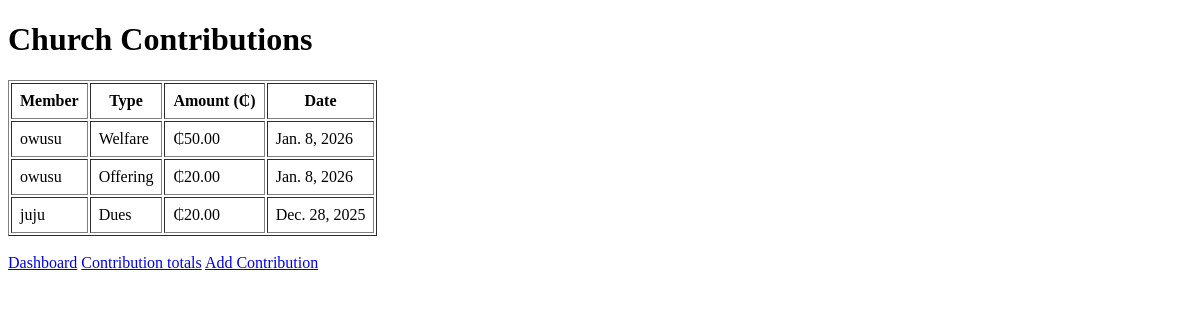
The app's page /api/contributions/, older data.
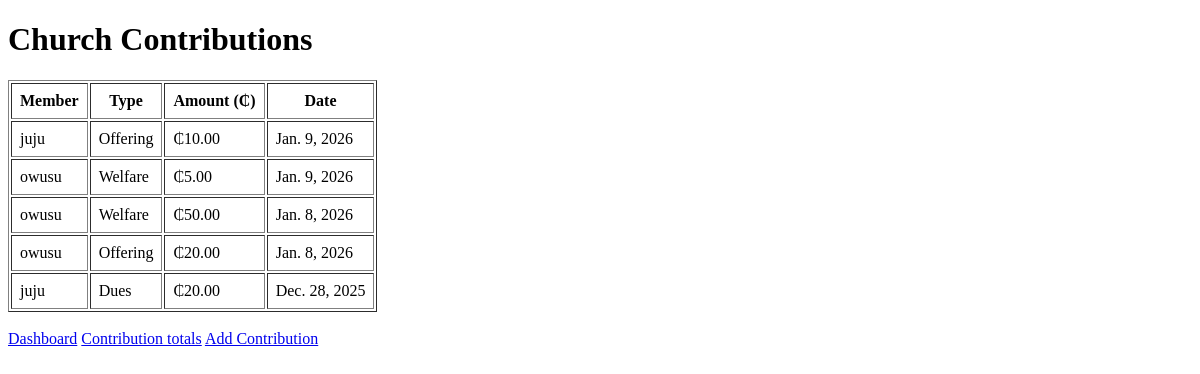
The same page, newer data.
### contributions/models.py (models this page shows, shortened)
class Contribution(models.Model):
    CONTRIBUTION_TYPES = [
        ("dues", "Church Dues"),
        ("welfare", "Welfare"),
        ("offering", "Offering"),
    ]
    member = models.ForeignKey(
        Member,
        on_delete=models.CASCADE,
        related_name="contributions"
    )
    amount = models.DecimalField(max_digits=10, decimal_places=2)
    contribution_type = models.CharField(max_length=20, choices=CONTRIBUTION_TYPES)
    date = models.DateField(auto_now_add=True)
    created_by = models.ForeignKey(
        settings.AUTH_USER_MODEL,
        on_delete=models.SET_NULL,
        null=True,
        blank=True
    )
    remarks = models.TextField(blank=True)

### members/models.py (models this page shows, shortened)
class Member(models.Model):
    full_name = models.CharField(max_length=255)
    email = models.EmailField(unique=True)
    phone = models.CharField(max_length=20)
    date_joined = models.DateField(auto_now_add=True)

### contributions/views.py (the view)
# urls.py: path("contributions/", contributions_list, name="contributions-list"),
def contributions_list(request):
    contributions = Contribution.objects.select_related("member").order_by("-date")
    return render(request, "contributions/contributions_list.html", {
        "contributions": contributions
    })

### contributions/templates/contributions/contributions_list.html (shortened to what this page needs)
<!DOCTYPE html>
<html>
<head>
</head>
<body>
    <h1>Church Contributions</h1>
    <table border="1" cellpadding="8">
        <tr>
            <th>Member</th>
            <th>Type</th>
            <th>Amount (₵)</th>
            <th>Date</th>
        </tr>
        {% for contribution in contributions %}
        <tr>
            <td>{{ contribution.member.full_name }}</td>
            <td>{{ contribution.contribution_type|title }}</td>
            <td>₵{{ contribution.amount }}</td>
            <td>{{ contribution.date }}</td>
        </tr>
        {% empty %}
        <tr>
            <td colspan="4">No contributions yet.</td>
        </tr>
        {% endfor %}
    </table>
    <br>
    <a href="/dashboard/">Dashboard</a>
    <a href="/contributions/totals/">Contribution totals</a>
    <a href="/contributions/create/">Add Contribution</a>
</body>
</html>

Row changes from the older to the newer data that the page shows:
added Contribution: member.full_name "juju", contribution_type "Offering", amount "10.00", date "Jan. 9, 2026"
added Contribution: member.full_name "owusu", contribution_type "Welfare", amount "5.00", date "Jan. 9, 2026"
